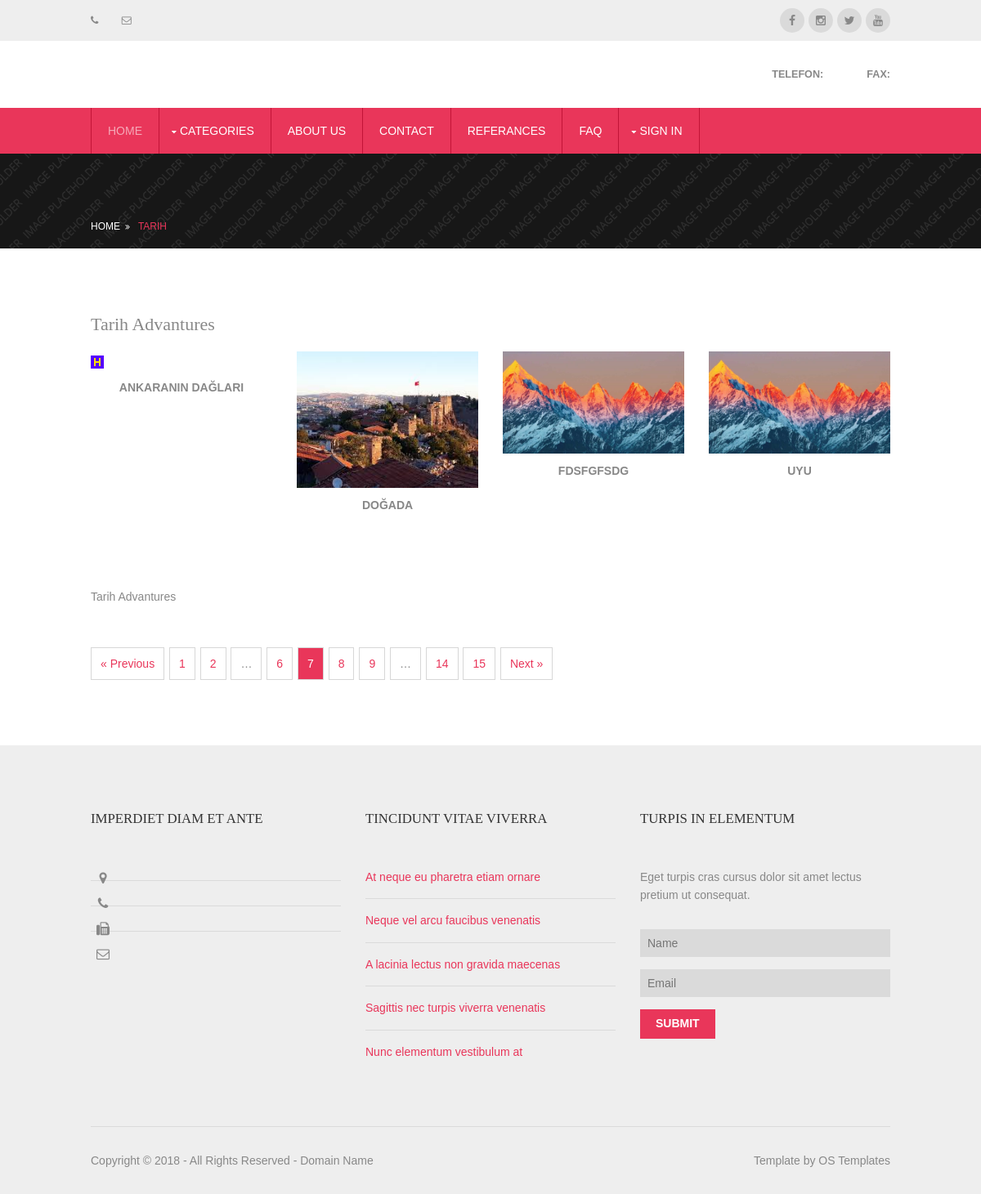
Page /category/4/tarih on the committed database.
### advanture/models.py (models this page shows, shortened)
class Category(MPTTModel):
    STATUS = (
        ('True', 'Evet'),
        ('False', 'Hayır'),
    )
    title = models.CharField(max_length=50)
    keywords = models.CharField(max_length=255)
    description = models.TextField(max_length=255)
    image = models.ImageField(blank=True, upload_to='images/')
    status = models.CharField(max_length=10, choices=STATUS)
    slug = models.SlugField(null=False, unique=True)
    parent = TreeForeignKey('self', blank=True, null=True, related_name='children', on_delete=models.CASCADE)
    create_at = models.DateTimeField(auto_now_add=True)
    update_at = models.DateTimeField(auto_now=True)
    class MPTTMeta:
        order_insertion_by = ['title']

class Advanture(models.Model):
    STATUS = (
        ('True', 'Evet'),
        ('False', 'Hayır'),
    )
    category = models.ForeignKey(Category, on_delete=models.CASCADE, default='None')  # many to one relation with Category
    location = models.ForeignKey(Location, on_delete=models.CASCADE, default='None')  # many to one relation with Category
    title = models.CharField(max_length=150)
    keywords = models.CharField(max_length=255)
    description = models.TextField(max_length=255)
    image = models.ImageField(upload_to='images/', null=True)
    price = models.DecimalField(max_digits=12, decimal_places=2, default=0)
    day = models.IntegerField(default=0)
    detail = RichTextUploadingField()
    slug = models.SlugField(null=False, unique=True)
    status = models.CharField(max_length=10, choices=STATUS, default='False')
    create_at = models.DateTimeField(auto_now_add=True)
    update_at = models.DateTimeField(auto_now=True)
    user = models.ForeignKey(User, on_delete=models.CASCADE)
    def image_tag2(self):
        if self.image.url is not None:
            return mark_safe('{}'.format(self.image.url))
        else:
            return ""

### advanture/views.py (the view)
# urls.py: path('category/<int:id>/<slug:slug>', views.category_advantures, name='category_advantures'),
def category_advantures(request, id, slug):
    catdata = Category.objects.get(pk=id)
    advantures = Advanture.objects.filter(category_id=id,status=True)  # default language
    category = Category.objects.all()
    context = {'advantures': advantures,
               'category': category,
               'catdata': catdata}
    return render(request, 'category.html', context)

### home/templates/category.html (shortened to what this page needs)
{% extends 'home_index.html' %}
{% block body %}
{%  load static %}
    <div class="wrapper bgded overlay" style="background-image:url('/static/images/demo/backgrounds/01.png');">
  <div id="breadcrumb" class="hoc clear">
    <ul>
      <li><a href="/">Home</a></li>
      <li><a href="">{{ catdata.title }}</a></li>
    </ul>
  </div>
</div>
    <div class="wrapper row3">
  <main class="hoc container clear">
    <div class="content">
      <div id="gallery">
        <figure>
          <header class="heading">{{ catdata.title }} Advantures</header>
          <ul class="nospace group elements">
              {% for advanture in advantures %}
            <li class="{% cycle 'one_quarter first' 'one_quarter' 'one_quarter' 'one_quarter' %}">
            <figure><img src="{{ advanture.image_tag2 }}" height="250" alt="">
          <figcaption><a href="/advanture/{{ advanture.id }}/{{ advanture.slug }}">{{ advanture.title }}</a></figcaption>
        </figure>
            </li>
              {% endfor %}
          </ul>
          <figcaption>{{ catdata.description }} Advantures</figcaption>
        </figure>
      </div>
      <nav class="pagination">
        <ul>
          <li><a href="#">&laquo; Previous</a></li>
          <li><a href="#">1</a></li>
          <li><a href="#">2</a></li>
          <li><strong>&hellip;</strong></li>
          <li><a href="#">6</a></li>
          <li class="current"><strong>7</strong></li>
          <li><a href="#">8</a></li>
          <li><a href="#">9</a></li>
          <li><strong>&hellip;</strong></li>
          <li><a href="#">14</a></li>
          <li><a href="#">15</a></li>
          <li><a href="#">Next &raquo;</a></li>
        </ul>
      </nav>
    </div>
  </main>
</div>
{% endblock %}

### home/static/layout/styles/layout.css (style rules this page uses)
.container { padding:80px 0; }
.elements { margin-bottom:50px; }
.elements li:last-child { margin-bottom:0; }
.elements figure { display:block; position:relative; width:100%; max-width:320px; height:100%; margin:0 auto; }
.elements figure figcaption { display:block; width:100%; text-align:center; }
.elements figure figcaption a { display:block; padding:10px; font-weight:700; text-transform:uppercase; }
*, *::before, *::after { transition:all .3s ease-in-out; }
nav ul, nav ol { margin:0; padding:0; list-style:none; }
#mainav, #breadcrumb, .sidebar nav { line-height:normal; }
#mainav .drop::after, #mainav li li .drop::after, #breadcrumb li a::after, .sidebar nav a::after { position:absolute; font-family:"FontAwesome"; font-size:10px; line-height:10px; }
#breadcrumb { padding:80px 0 20px; }
#breadcrumb ul { margin:0; padding:0; list-style:none; text-transform:uppercase; }
#breadcrumb li { display:inline-block; margin:0 6px 0 0; padding:0; }
#breadcrumb li a { display:block; position:relative; margin:0; padding:0 12px 0 0; font-size:12px; }
#breadcrumb li a::after { top:3px; right:0; content:"\f101"; }
#breadcrumb li:last-child a { margin:0; padding:0; }
#breadcrumb li:last-child a::after { display:none; }
.pagination { display:block; width:100%; clear:both; }
.pagination li { display:inline-block; margin:0 2px 0 0; }
.pagination li:last-child { margin-right:0; }
.pagination a, .pagination strong { display:block; padding:8px 11px; border:1px solid; background-clip:padding-box; font-weight:normal; }
#gallery { display:block; width:100%; margin-bottom:50px; }
#gallery figure figcaption { display:block; width:100%; clear:both; }
#gallery li { margin-bottom:30px; }
body { color:#888888; background-color:#EEEEEE; }
a { color:#E9365A; }
.overlay { color:#FFFFFF; background-color:inherit; }
.overlay::after { color:inherit; background-color:rgba(0,0,0,.55); }
.row3 { color:#888888; background-color:#FFFFFF; }
.elements figure figcaption { color:#888888; background:#FFFFFF; }
.elements figure figcaption a { color:inherit; background:inherit; }
#breadcrumb a { color:inherit; background-color:inherit; }
#breadcrumb li:last-child a { color:#E9365A; }
.pagination a, .pagination strong { border-color:#D7D7D7; }
.pagination .current * { color:#FFFFFF; background-color:#E9365A; }
@media screen and (min-width:978px) { .hoc { max-width:978px; } }

### home/static/layout/styles/framework.css (style rules this page uses)
html { overflow-y:scroll; overflow-x:hidden; }
html, body { margin:0; padding:0; font-size:14px; line-height:1.6em; }
*, *::before, *::after { box-sizing:border-box; }
.nospace { margin:0; padding:0; list-style:none; }
.overlay { position:relative; z-index:1; }
.overlay::after { display:block; position:absolute; top:0; left:0; width:100%; height:100%; content:""; z-index:-1; }
.bgded { background-position:top center; background-repeat:no-repeat; background-size:cover; }
.clear, .group { display:block; }
.clear::before, .clear::after, .group::before, .group::after { display:table; content:""; }
.clear, .clear::after, .group, .group::after { clear:both; }
a { outline:none; text-decoration:none; }
img { width:auto; max-width:100%; height:auto; margin:0; padding:0; border:none; line-height:normal; vertical-align:middle; }
body, input, textarea, select { font-family:Verdana, Geneva, sans-serif; }
h1, h2, h3, h4, h5, h6, .heading { font-family:Georgia, "Times New Roman", Times, serif; }
h1, h2, h3, h4, h5, h6, .heading { margin:0 0 20px 0; font-size:22px; line-height:normal; font-weight:normal; }
.wrapper { display:block; width:100%; margin:0; padding:0; text-align:left; word-wrap:break-word; }
.hoc { display:block; margin:0 auto; }
address, article, aside, figcaption, figure, footer, header, main, nav, section { display:block; margin:0; padding:0; }
.one_half, .one_third, .two_third, .one_quarter, .two_quarter, .three_quarter { display:inline-block; float:left; margin:0 0 0 3.06748466257669%; list-style:none; }
.first { margin-left:0; clear:left; }
.one_quarter { width:22.69938650306748%; }

### rows in the picture
Category: title "TARIH", title "Tarih", description "Tarih"
Advanture: image_tag2 (picture), title "ANKARANIN DAĞLARI"
Advanture: image_tag2 (picture), title "DOĞADA"
Advanture: image_tag2 (picture), title "FDSFGFSDG"
Advanture: image_tag2 (picture), title "UYU"
